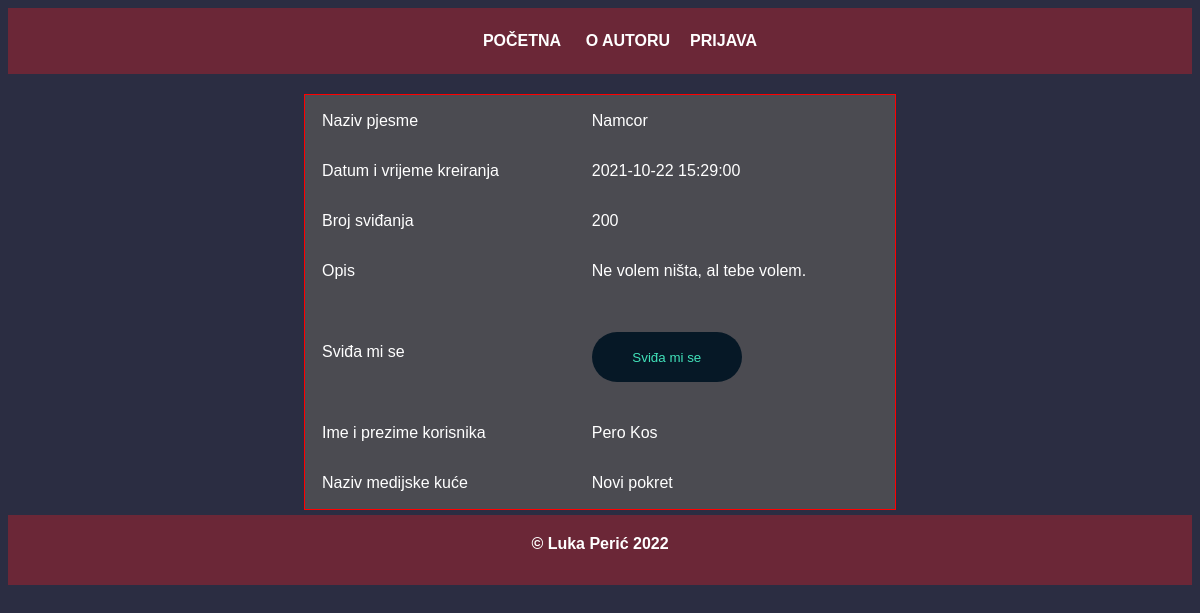
/detalji_pjesme.php?id=1, run on the app's committed database.
### tables this page shows
CREATE TABLE IF NOT EXISTS `pjesma` (
  `pjesma_id` INT NOT NULL AUTO_INCREMENT,
  `korisnik_id` INT NOT NULL,
  `medijska_kuca_id` INT NULL,
  `naziv` VARCHAR(45) NOT NULL,
  `poveznica` VARCHAR(150) NOT NULL,
  `opis` TEXT NOT NULL,
  `datum_vrijeme_kreiranja` TIMESTAMP NOT NULL,
  `datum_vrijeme_kupnje` TIMESTAMP NULL,
  `broj_svidanja` INT NULL,
  PRIMARY KEY (`pjesma_id`),
  INDEX `medijska_kuca_id_fk_idx` (`medijska_kuca_id` ASC),
  INDEX `korisnik_id_fk_idx` (`korisnik_id` ASC),
  CONSTRAINT `medijska_kuca_id_fk1`
    FOREIGN KEY (`medijska_kuca_id`)
    REFERENCES `medijska_kuca` (`medijska_kuca_id`)
    ON DELETE NO ACTION
    ON UPDATE NO ACTION,
  CONSTRAINT `korisnik_id_fk`
    FOREIGN KEY (`korisnik_id`)
    REFERENCES `korisnik` (`korisnik_id`)
    ON DELETE NO ACTION
    ON UPDATE NO ACTION);

CREATE TABLE IF NOT EXISTS `korisnik` (
  `korisnik_id` INT NOT NULL AUTO_INCREMENT,
  `tip_korisnika_id` INT NOT NULL,
  `medijska_kuca_id` INT NULL,
  `korime` VARCHAR(50) NOT NULL,
  `ime` VARCHAR(50) NOT NULL,
  `prezime` VARCHAR(50) NOT NULL,
  `email` VARCHAR(50) NOT NULL,
  `lozinka` VARCHAR(50) NOT NULL,
  PRIMARY KEY (`korisnik_id`),
  INDEX `tip_korisnika_id_fk_idx` (`tip_korisnika_id` ASC),
  INDEX `medijska_kuca_id_fk_idx` (`medijska_kuca_id` ASC),
  CONSTRAINT `tip_korisnika_id_fk`
    FOREIGN KEY (`tip_korisnika_id`)
    REFERENCES `tip_korisnika` (`tip_korisnika_id`)
    ON DELETE NO ACTION
    ON UPDATE NO ACTION,
  CONSTRAINT `medijska_kuca_id_fk`
    FOREIGN KEY (`medijska_kuca_id`)
    REFERENCES `medijska_kuca` (`medijska_kuca_id`)
    ON DELETE NO ACTION
    ON UPDATE NO ACTION);

CREATE TABLE IF NOT EXISTS `medijska_kuca` (
  `medijska_kuca_id` INT NOT NULL AUTO_INCREMENT,
  `naziv` VARCHAR(45) NOT NULL,
  `opis` TEXT NULL,
  PRIMARY KEY (`medijska_kuca_id`));

### baza.php (called while the page is built, shortened)
<?php
function izvrsiUpit($veza, $upit){
	$rezultat = mysqli_query($veza,$upit);
	return $rezultat;
}

### detalji_pjesme.php (the view, shortened to what this page needs)
<?php
include("baza.php");
$veza = spojiSeNaBazu();
if (isset($_GET["id"])) {
    $id_pjesme = $_GET["id"];
    $upit = "SELECT pjesma.*, korisnik.ime, korisnik.prezime
            FROM pjesma
            INNER JOIN korisnik ON pjesma.korisnik_id = korisnik.korisnik_id
            WHERE pjesma.pjesma_id = {$_GET['id']}";
    $rezultat = izvrsiUpit($veza, $upit);
    $red = mysqli_fetch_array($rezultat);
    if ($red["medijska_kuca_id"] !== NULL) {
        $upit_naziv_medijske_k = "SELECT DISTINCT naziv FROM medijska_kuca WHERE medijska_kuca_id = {$red['medijska_kuca_id']}";
        $rez_medijska = izvrsiUpit($veza, $upit_naziv_medijske_k);
        $red_medijska = mysqli_fetch_array($rez_medijska);
        $naziv_medijske_k = $red_medijska["naziv"];
    }
}
?>
<!DOCTYPE html>
<html lang="hr">
<head>
    <link rel="stylesheet" type="text/css" href="style.css">
</head>
<body>
    <?php include_once("header.php") ?>
    <div class="kontenjer">
    <table class="tablica_dt">
        <tbody>
            <tr>
                <td>Naziv pjesme</td>
                <td><?php echo $red["naziv"] ?></td>
            </tr>
            <tr>
                <td>Datum i vrijeme kreiranja</td>
                <td><?php echo $red["datum_vrijeme_kreiranja"] ?></td>
            </tr>
            <tr>
                <td>Broj sviđanja</td>
                <td><?php echo $red["broj_svidanja"] ?></td>
            </tr>
            <tr>
                <td>Opis</td>
                <td><?php echo $red["opis"] ?></td>
            </tr>
            <tr>
                <td>Sviđa mi se</td>
                <td><a href="<?php echo $_SERVER['PHP_SELF'] ?>?svida=1&id=<?php echo $id_pjesme ?>"><button>Sviđa mi se</button></a></td>
            </tr>
            <tr>
                <td>Ime i prezime korisnika</td>
                <td><?php echo $red['ime'] . " " . $red['prezime'] ?></td>
            </tr>
            <tr>
                <td>Naziv medijske kuće</td>
                <td><?php if (isset($naziv_medijske_k)) echo $naziv_medijske_k ?></td>
            </tr>
        </tbody>
    </table>
    </div>
    <?php include_once("footer.php") ?>
</body>
</html>

### style.css (style rules this page uses)
body { background-color: #2B2D42; color: #fff; font-family: Arial, Helvetica, sans-serif; }
a { color: #41E2BA; text-decoration: none; font-size: 16px; font-weight: 700; text-transform: uppercase; }
button { padding: 8px; color: #41E2BA; border-radius: 25px; height: 50px; border: none; width: 150px; margin-top: 20px; background-color: #061826; margin-bottom: 10px; }
.tablica_dt { background-color: #4B4B51; border: 1px solid red; width: 50%; }
.tablica_dt td { padding: 15px; }
.kontenjer { display: flex; justify-content: center; margin-top: 20px; }

### data on the page
pjesma: naziv "Namcor", datum_vrijeme_kreiranja "2021-10-22 15:29:00", broj_svidanja "200", opis "Ne volem ništa, al tebe volem.", korisnik.ime "Pero", korisnik.prezime "Kos"
medijska_kuca: naziv "Novi pokret"
